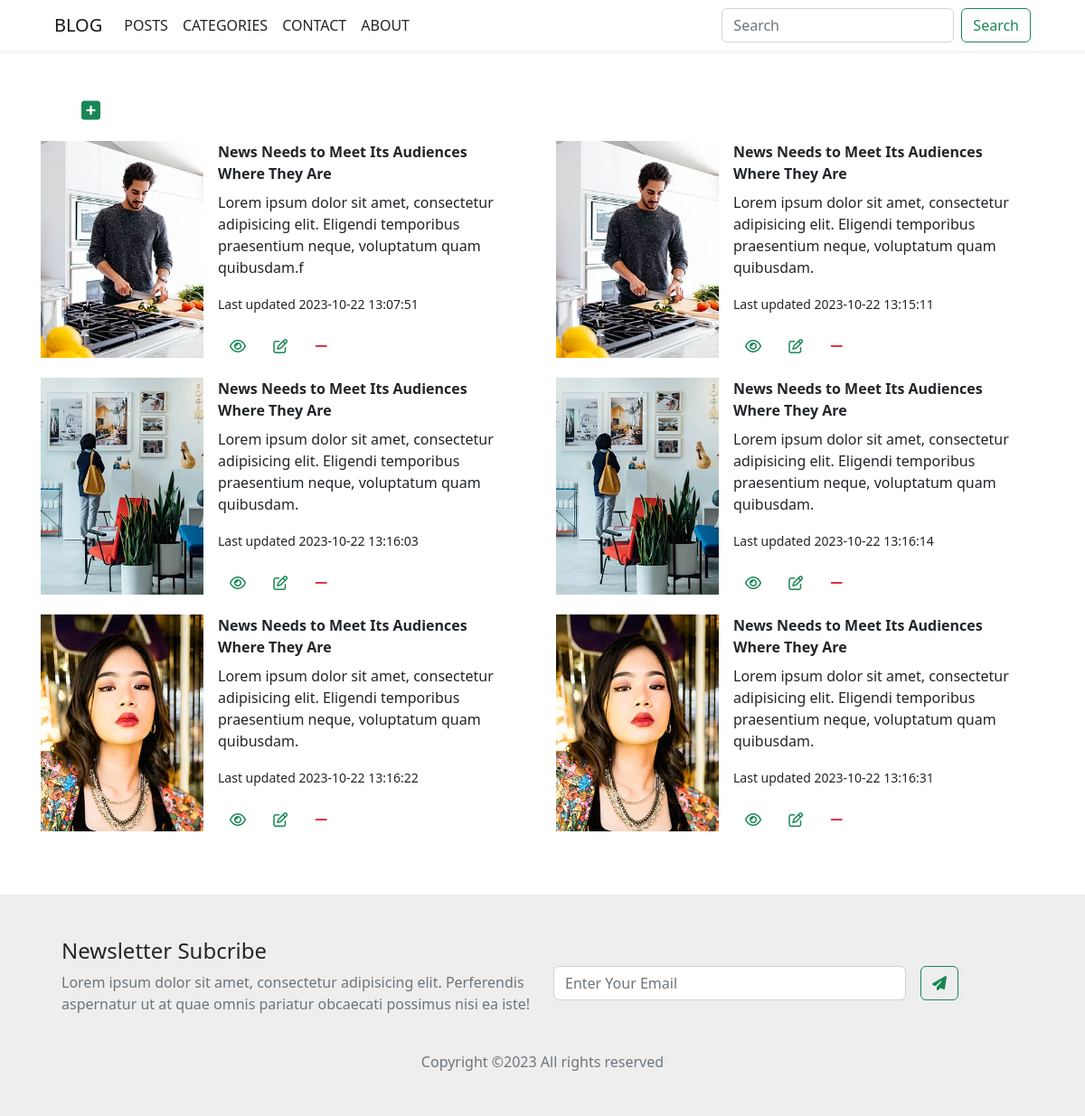
Page /posts on the earlier database version.
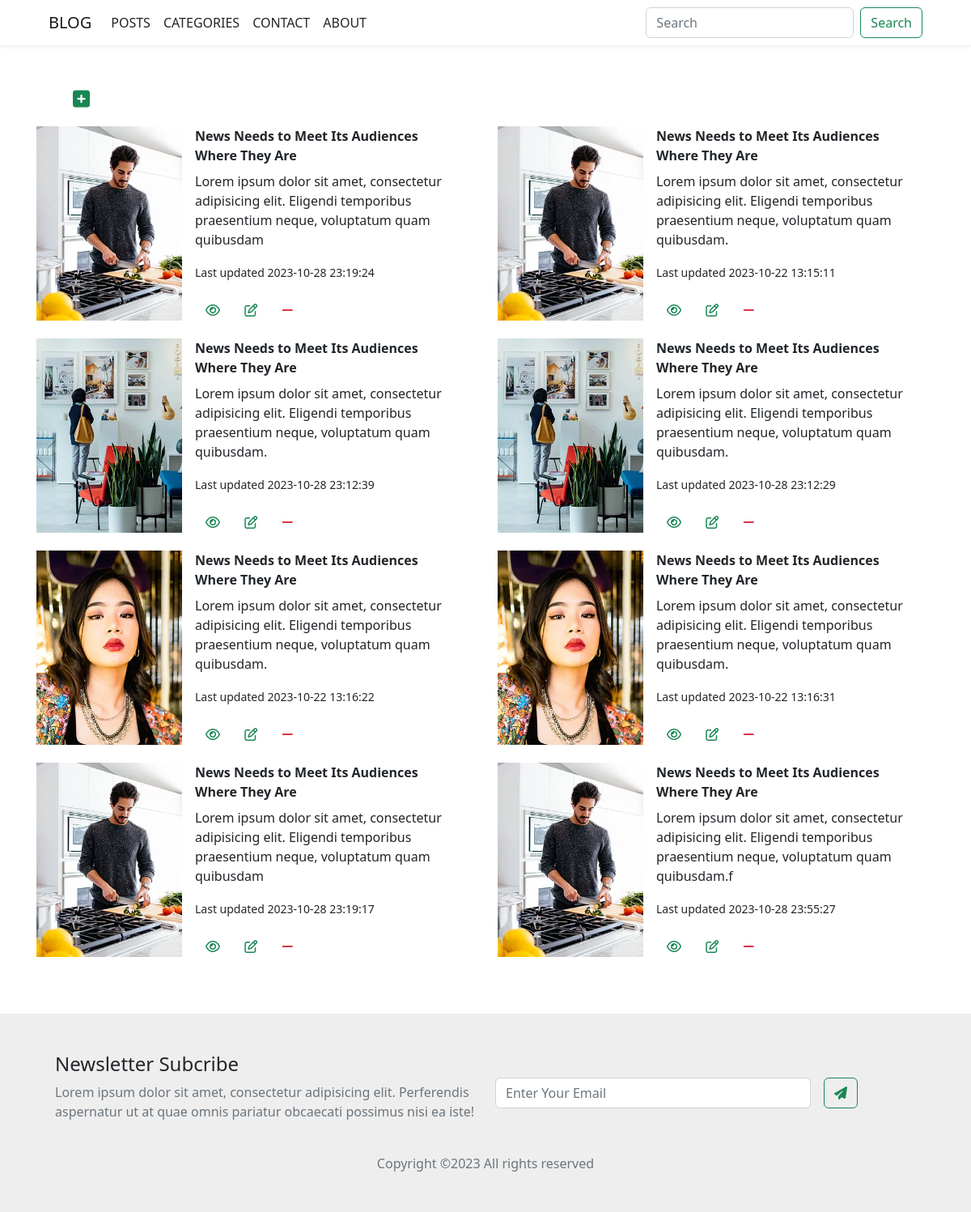
Same page on the later database version.
### app/models.py (models this page shows, shortened)
class Post(db.Model):
  id = db.Column(db.Integer, primary_key = True)
  title = db.Column(db.String)
  body = db.Column(db.String)
  image = db.Column(db.String)
  created_at = db.Column(db.DateTime, server_default=db.func.now())
  updated_at = db.Column(db.DateTime, server_default=db.func.now(), onupdate=db.func.now())
  category_id = db.Column(db.Integer, db.ForeignKey('category.id'), nullable=True)
  @classmethod
  def get_all_objects(cls):
    return cls.query.all()
  @property
  def get_image_url(self):
    return url_for('static', filename=f'posts/images/{self.image}')
  @property
  def get_show_url(self):
    return url_for('posts.show', id=self.id)
  @property
  def get_delete_url(self):
    return url_for('posts.delete', id=self.id)

### app/posts/views.py (the view)
@post_blueprint.route('', endpoint='index')
def index():
  posts = Post.get_all_objects()
  return render_template('posts/index.html', posts=posts)

### app/templates/posts/index.html (shortened to what this page needs)
{% extends 'layouts/base.html' %}
{% block body %}
  <div class="mb-3 ms-5">
    <a href="{{url_for('posts.create')}}" class="text-success fs-4"><i class="fa-solid fa-square-plus"></i></a>
  </div>
  <div class="row">
    {% for post in posts %}
    <div class="col-sm-6 mb-3 mb-sm-0 d-flex justify-content-center ">
      <div class="card mb-3 border-0 rounded rounded-0 " style="max-width: 540px;">
        <div class="row g-0">
          <div class="col-md-4">
            <img src="{{post.get_image_url}}" class="img-fluid" alt="...">
          </div>
          <div class="col-md-8">
            <div class="card-body py-0">
              <p class="card-title fw-semibold ">{{post.title}}</p>
              <p class="card-text">{{post.body}}</p>
              <p class="card-text"><small class="text-body-secondary">Last updated {{post.updated_at}}</small></p>
              <div class="links">
              <a href="{{post.get_show_url}}" class="btn text-success "><i class="fa-regular fa-eye"></i></a>
              <a href="{{url_for('posts.edit', id=post.id)}}" class="btn text-success "><i class="fa-regular fa-pen-to-square"></i></a>
              <a href="{{post.get_delete_url}}" class="btn text-danger "><i class="fa-solid fa-minus"></i></a>
              </div>
            </div>
          </div>
        </div>
      </div>
    </div>
    {% endfor %}
  </div>
{% endblock %}

### app/templates/layouts/base.html (shortened to what this page needs)
<!DOCTYPE html>
<html lang="en">
<head>
  <link rel="stylesheet" href="{{url_for('static', filename='bootstrap/css/bootstrap.css')}}">
  <link rel="stylesheet" href="{{url_for('static', filename='fontawesome/css/all.css')}}">
</head>
<body>
  <nav class="navbar navbar-expand-lg bg-body-tertiary px-5 shadow-sm">
    <div class="container-fluid">
      <a class="navbar-brand text-uppercase" href="#">Blog</a>
      <div class="collapse navbar-collapse" id="navbarSupportedContent">
        <ul class="navbar-nav me-auto mb-2 mb-lg-0">
          <li class="nav-item">
            <a class="nav-link text-uppercase text-dark" aria-current="page" href="{{url_for('posts.index')}}">Posts</a>
          </li>
          <li class="nav-item">
            <a class="nav-link text-uppercase text-dark" aria-current="page" href="{{url_for('categories.index')}}">Categories</a>
          </li>
          <li class="nav-item">
            <a class="nav-link text-uppercase text-dark" href="{{url_for('contact')}}">Contact</a>
          </li>
          <li class="nav-item">
            <a class="nav-link text-uppercase text-dark" href="{{url_for('about')}}">About</a>
          </li>
        </ul>
        <form class="d-flex" role="search">
          <input class="form-control me-2" type="search" placeholder="Search" aria-label="Search">
          <button class="btn btn-outline-success" type="submit">Search</button>
        </form>
      </div>
    </div>
  </nav>
  <div class="container py-5">
    {% block body %}
    {% endblock %}
  </div>
  <footer class="px-5" style="background-color: #eee;">
    <div class="row py-5 mx-2">
      <div class="text col">
        <h4>Newsletter Subcribe</h4>
        <p class="text-secondary">Lorem ipsum dolor sit amet, consectetur adipisicing elit. Perferendis aspernatur ut at quae omnis pariatur obcaecati possimus nisi ea iste!</p>
      </div>
      <div class="subscribe col d-flex align-items-center text-end">
        <input type="email" class="form-control w-75" placeholder="Enter Your Email">
        <button type="submit" class="btn btn-outline-success ms-3"><i class="fa-solid fa-paper-plane"></i></button>
      </div>
      <div class="copywrite text-center mt-4">
        <p class="text-secondary mb-0 ">Copyright 	&copy;2023 All rights reserved </p>
      </div>
    </div>
  </footer>
</body>
</html>

Differences in the rows shown:
changed Post (number 1 of 8 on the later page): body "Lorem ipsum dolor sit amet, consectetur adipisicing elit. Eligendi temporibus praesentium neque, voluptatum quam quibusdam.f" → "Lorem ipsum dolor sit amet, consectetur adipisicing elit. Eligendi temporibus praesentium neque, voluptatum quam quibusdam"; updated_at "2023-10-22 13:07:51" → "2023-10-28 23:19:24"
changed Post (number 3 of 8 on the later page): updated_at "2023-10-22 13:16:03" → "2023-10-28 23:12:39"
changed Post (number 4 of 8 on the later page): updated_at "2023-10-22 13:16:14" → "2023-10-28 23:12:29"
added Post: get_image_url (picture), title "News Needs to Meet Its Audiences Where They Are", body "Lorem ipsum dolor sit amet, consectetur adipisicing elit. Eligendi temporibus praesentium neque, voluptatum quam quibusdam", updated_at "2023-10-28 23:19:17"
added Post: get_image_url (picture), title "News Needs to Meet Its Audiences Where They Are", body "Lorem ipsum dolor sit amet, consectetur adipisicing elit. Eligendi temporibus praesentium neque, voluptatum quam quibusdam.f", updated_at "2023-10-28 23:55:27"
